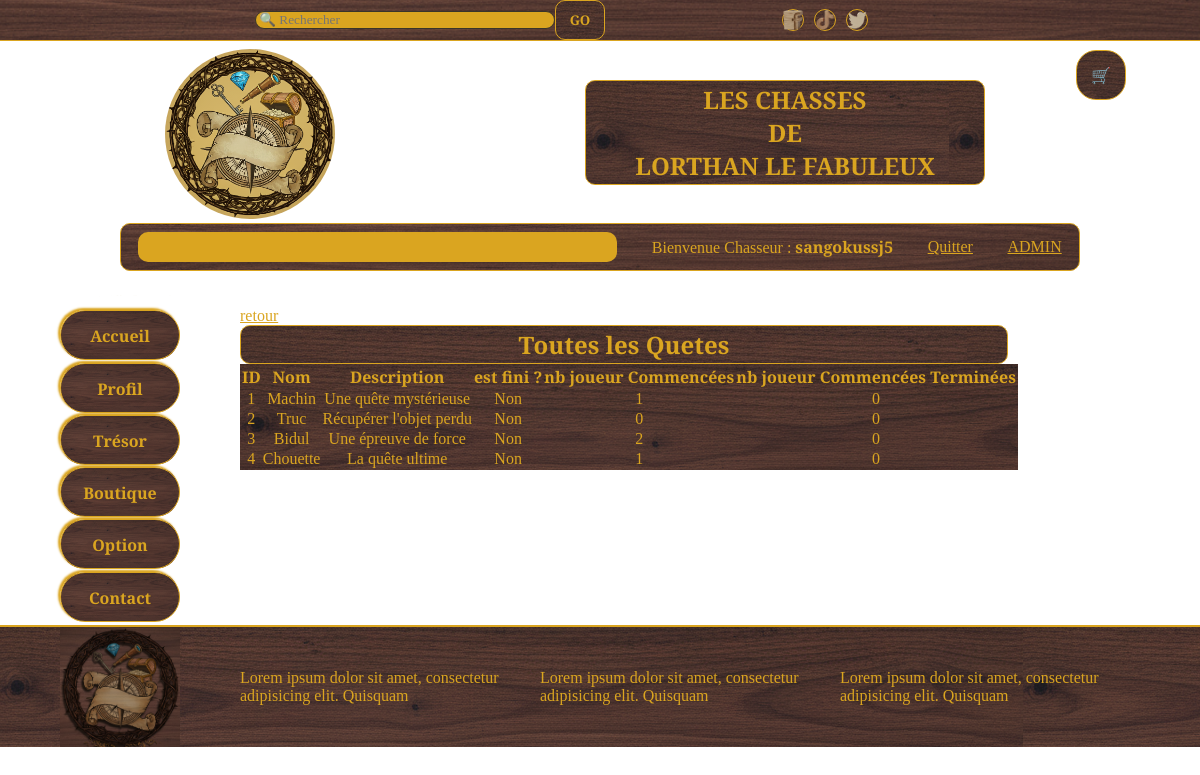
Page /index.php?page=adminQuete (signed in) on the committed database.
### tables this page shows
CREATE TABLE `quete` (
  `id` int(11) NOT NULL,
  `nom` varchar(50) NOT NULL,
  `description` varchar(255) DEFAULT NULL,
  `statut` int(11) DEFAULT NULL,
  `composition_tresor` varchar(50) NOT NULL,
  `prix` decimal(15,2) NOT NULL,
  `numChasseur` int(11) DEFAULT NULL
);

### public/index.php (called while the page is built, shortened)
<?php
$erreur = null;
$page = $_GET['page'] ?? 'accueil';
$isLogged = isset($_SESSION['is_logged']) && $_SESSION['is_logged'] === true;
$data = ['erreur' => $erreur];
if ($isLogged && $_SESSION['id_role'] == 2) {
    if ($page === 'adminChasseur') {
        $repo = new ChasseurRepository();
        $data['chasseurs'] = $repo->findAll();
    }
    elseif ($page === 'adminQuete') {
        $repo = new QueteRepository();
        $data['quetes'] = $repo->findAll();
    }
    elseif ($page === 'adminMessage') {
        $repo = new MessageRepository();
        $data['messages'] = $repo->findAll();
    }
}
View::render($page, $data);

### src/Database.php (called while the page is built, shortened)
<?php
class Database{
    private string $host = "localhost";
    private string $db_name = "ue2";
    private string $username = "root";
    private string $password = "root";
    private static ?Database $_instance = null;
    private ?PDO $pdo = null;
    public static function getInstance(): Database{
        if(Database::$_instance ===null){
            Database::$_instance = new self();
        }
        return Database::$_instance;
    }
    public function __construct(){
        $dsn = "mysql:host=$this->host;dbname=$this->db_name";
        $connexion = null;
        try{
            $connexion = new PDO ( $dsn,  $this->username, $this->password);
            $connexion -> exec("SET NAMES utf8");
        } catch (PDOException $e){
            echo("erreur : ".$e->getMessage());
        }
        $this->pdo = $connexion;
    }
    public function getConnection(): PDO{
            return $this->pdo;
    }
}
?>

### src/Repository/RelationCQERepository.php (called while the page is built, shortened)
<?php
class RelationCQERepository {
    private PDO $conn;
    public function __construct() {
        $this->conn = Database::getInstance()->getConnection();
    }
    public function getNbJoueur(): array {
        $sql = "SELECT q.id, q.nom, q.description, q.statut,
                   COUNT(r.date_de_commencement_de_la_quete) AS nb_j_commencee,
                   COUNT(r.date_de_fin_de_la_quete) AS nb_j_terminee
                FROM quete q
                LEFT JOIN relation_chasseur_quete r ON r.num_quete = q.id
                GROUP BY q.id";
        $exec = $this->conn->query($sql);
        $result = $exec->fetchAll(PDO::FETCH_ASSOC);
        $quetes = [];
        foreach ($result as $row) {
            $quetes[] = new Quete($row);
        }
        return $quetes;
    }
}

### src/Utils/Hydrator.php (called while the page is built, shortened)
<?php
trait Hydrator {
    public function hydrate(array $data): void {
        foreach ($data as $key => $value) {
            $cleanKey = str_replace('_', ' ', strtolower($key));
            $method = 'set' . str_replace(' ', '', ucwords($cleanKey));
        }
    }
}

### src/Entity/Quete.php (called while the page is built, shortened)
<?php
class Quete {
    public int $id;
    public string $nom;
    public string $description;
    public ?int $statut = null;
    public int $nbJCommencee = 0;
    public int $nbJTerminee = 0;
    public function setId(int $id) { $this->id = $id; }
    public function getId(): int { return $this->id; }
    public function setNom(string $nom) { $this->nom = $nom; }
    public function getNom(): string { return $this->nom; }
    public function setDescription(string $description) { $this->description = $description; }
    public function getDescription(): string { return $this->description; }
    public function setStatut(?int $statut) { $this->statut = $statut; }
    public function getStatut(): ?int { return $this->statut; }
    public function setNbJCommencee(int $nb) { $this->nbJCommencee = $nb; }
    public function getNbJCommencee(): int { return $this->nbJCommencee; }
    public function setNbJTerminee(int $nb) { $this->nbJTerminee = $nb; }
    public function getNbJTerminee(): int { return $this->nbJTerminee; }
}

### templates/adminQuete.php (the view, shortened to what this page needs)
<?php
$repo = new RelationCQERepository();
$quetes = $repo->getNbJoueur();
?>
<div>
    <a class="aAdmin" href="index.php?page=admin">retour</a>
    <h1 style="color: goldenrod; text-align: center;">Toutes les Quetes</h1>
    <table style="background-image: url('image/fondbandeausocial.png'); margin-right: 50px; color: goldenrod; ">
        <thead>
            <tr>
                <th>ID</th>
                <th>Nom</th>
                <th>Description</th>
                <th>est fini ?</th>
                <th>nb joueur Commencées</th>
                <th>nb joueur Commencées Terminées</th>
            </tr>
        </thead>
        <tbody>
            <?php
                foreach ($quetes as $quete) : ?>
                    <tr style="text-align: center;">
                        <td><?= $quete->getId() ?></td>
                        <td><?= htmlspecialchars($quete->getNom()) ?></td>
                        <td><?= htmlspecialchars($quete->getDescription()) ?></td>
                        <td><?= $quete->getStatut() == 1 ? 'Oui' : 'Non' ?></td>
                        <td><?= $quete->getNbJCommencee() ?></td>
                        <td><?= $quete->getNbJTerminee() ?></td>
                    </tr>
            <?php endforeach; ?>
        </tbody>
    </table>
</div>

### public/style.css (style rules this page uses)
:root { --primary-color: goldenrod; --secondary-color: #635419fe; --troisieme-color: brown; --text-color-1: goldenrod; --text-color-2: #332902; --font-primary: "Cinzel Decorative", serif; }
* { margin: 0; padding: 0; box-sizing: border-box; font-family: "Cinzel Decorative", serif; }
body { display: flex; flex-direction: column; justify-content: center; align-items: center; overflow-x: hidden; background-image: url("image/BG.png"); background-repeat: no-repeat; background-position: center; background-size: cover; width: 100vw; height: fit-content; }
h1 { height: 80%; width: 80%; font-family: "Cinzel Decorative", serif; font-size: 200%; background-image: url(image/fondbandeausocial2.png); border: #daa520 solid 1px; border-radius: 10px; padding: 2px; }
.aAdmin { color: #daa520; }
@media screen and (max-width: 1350px) { body { height: auto; } }
@media screen and (max-width: 1350px) { h1 { font-size: 150%; height: 50%; } }

### rows in the picture
quete: id "1", nom "Machin", description "Une quête mystérieuse", shows "Non", NbJCommencee "1", NbJTerminee "0"
quete: id "2", nom "Truc", description "Récupérer l'objet perdu", shows "Non", NbJCommencee "0", NbJTerminee "0"
quete: id "3", nom "Bidul", description "Une épreuve de force", shows "Non", NbJCommencee "2", NbJTerminee "0"
quete: id "4", nom "Chouette", description "La quête ultime", shows "Non", NbJCommencee "1", NbJTerminee "0"

### other values in the picture
$_SESSION['user_pseudo'] "sangokussj5"
